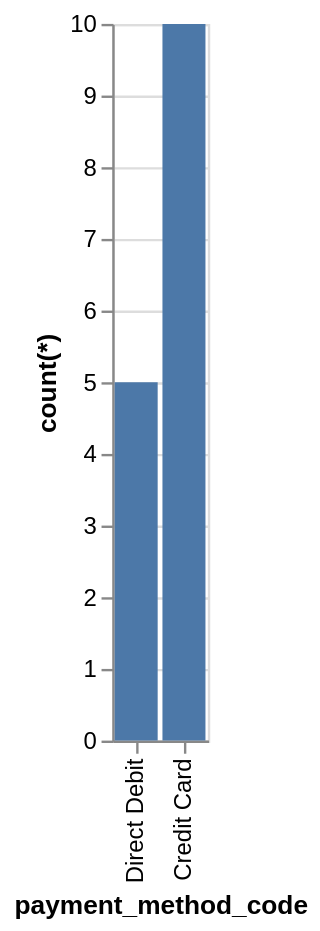

Vega-Lite specification stored for this chart:
### Vega-Lite specification from a JSON file in a GitHub repository (floating-point values rounded to 4 significant figures)
{"data": {"values": [{"x_data": "Direct Debit", "y_data": 5}, {"x_data": "Credit Card", "y_data": 10}]}, "mark": "bar", "encoding": {"x": {"field": "x_data", "type": "nominal", "title": "payment_method_code", "sort": {"op": "sum", "field": "y_data", "order": "ascending"}}, "y": {"field": "y_data", "type": "quantitative", "title": "count(*)"}}}
